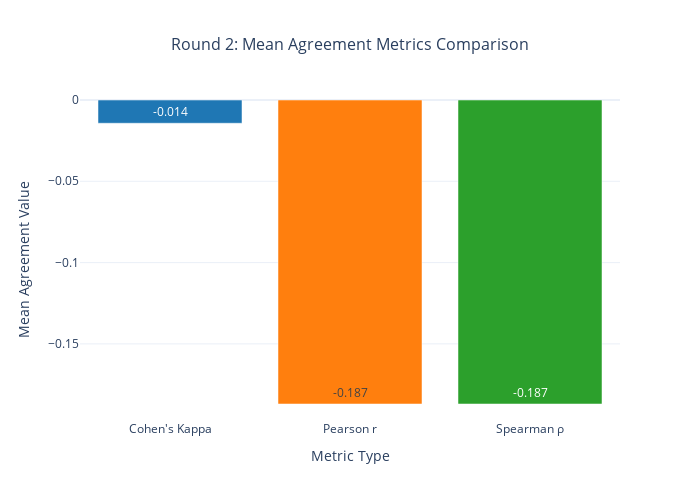

Notebook source saved alongside this figure:
### Code cell
# 3. Round 2 Correlations Comparison
print("3. Round 2: Agreement Metrics Comparison")

# Filter out NaN values for comparison
valid_pearson = [val for val in pearson_values if not np.isnan(val)]
valid_spearman = [val for val in spearman_values if not np.isnan(val)]
valid_kappa_r2 = [val for val in kappa_values_r2 if not np.isnan(val)]

correlation_types = ["Cohen's Kappa", "Pearson r", "Spearman ρ"]
correlation_means = [np.mean(valid_kappa_r2) if valid_kappa_r2 else 0, np.mean(valid_pearson) if valid_pearson else 0, np.mean(valid_spearman) if valid_spearman else 0]

fig3 = go.Figure(data=go.Bar(x=correlation_types, y=correlation_means, text=[f"{val:.3f}" for val in correlation_means], textposition="auto", marker_color=["#1f77b4", "#ff7f0e", "#2ca02c"]))

fig3.update_layout(title={"text": "Round 2: Mean Agreement Metrics Comparison", "x": 0.5, "font": {"size": 16}}, xaxis_title="Metric Type", yaxis_title="Mean Agreement Value", height=500, width=700)

fig3.show()

### Figure 1 — Plotly figure (JSON) as saved in the notebook; plotly's stock layout.template omitted (floating-point values rounded to 4 significant figures)
{"data": [{"marker": {"color": ["#1f77b4", "#ff7f0e", "#2ca02c"]}, "text": ["-0.014", "-0.187", "-0.187"], "textposition": "auto", "type": "bar", "x": ["Cohen's Kappa", "Pearson r", "Spearman ρ"], "y": [-0.01431, -0.187, -0.187]}], "layout": {"height": 500, "title": {"font": {"size": 16}, "text": "Round 2: Mean Agreement Metrics Comparison", "x": 0.5}, "width": 700, "xaxis": {"title": {"text": "Metric Type"}}, "yaxis": {"title": {"text": "Mean Agreement Value"}}}}
